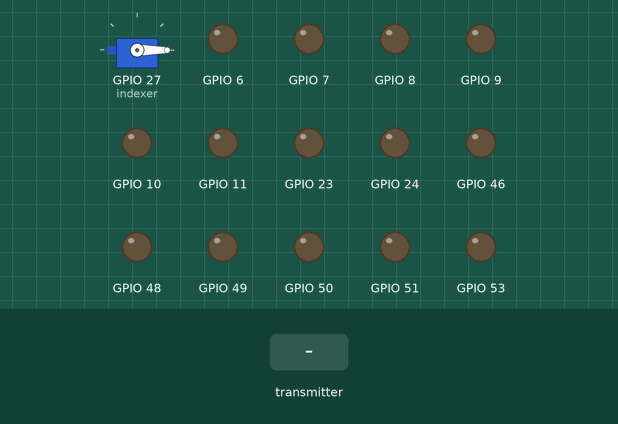
Bench run of a sketch on a simulated ESP32. Parts: servo, output pins drawn as LEDs (lit = HIGH). Inputs (shaded band) come from the test bench.

Above: at 1.2 s.
1.3 s: the transmitter starts sending readChannel.1 = 1000
At 2.5 s:
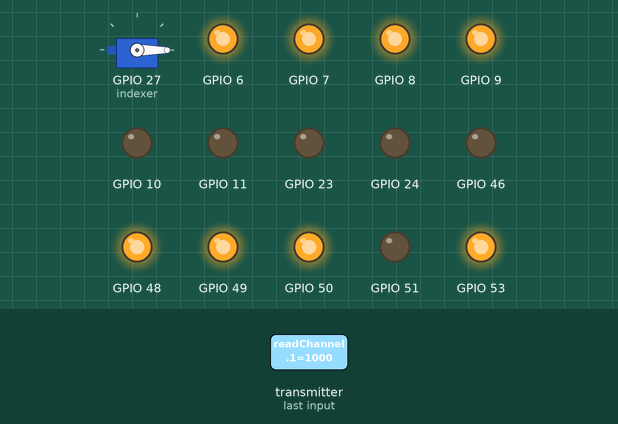
2.8 s: the transmitter starts sending readChannel.3 = 1000
At 3.8 s:
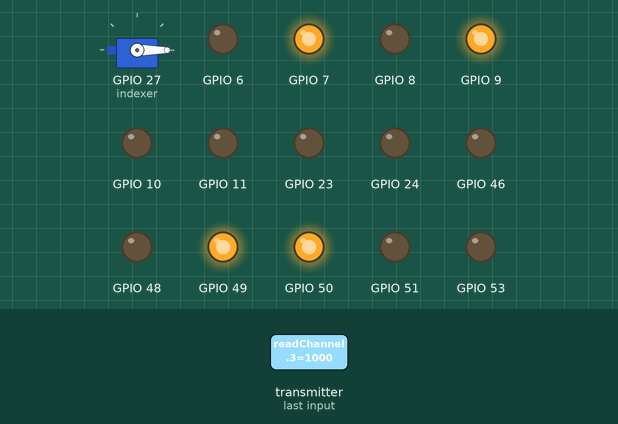
4.3 s: the transmitter starts sending readChannel.4 = 2000
At 5.0 s:
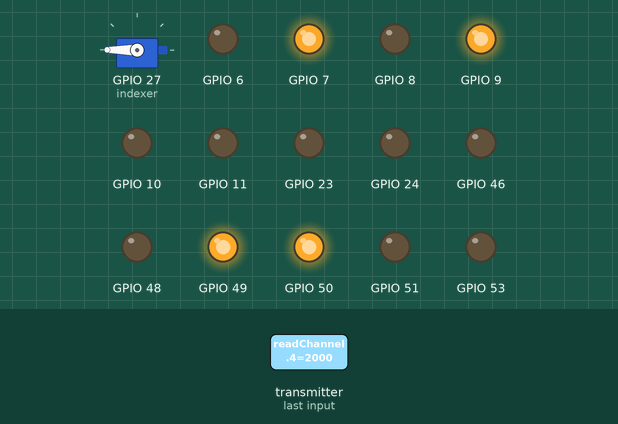
5.8 s: the transmitter starts sending readChannel.5 = 1000
At 6.1 s:
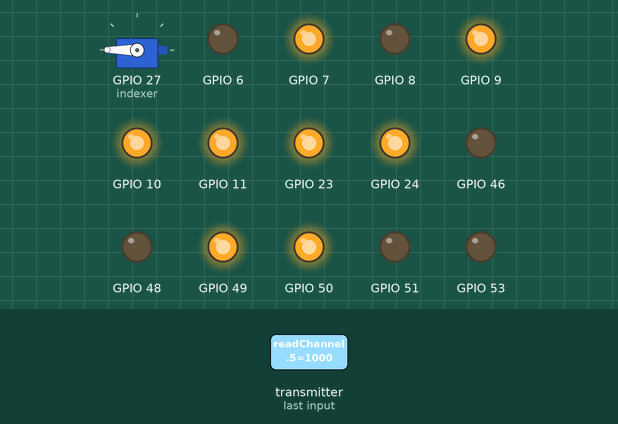
7.3 s: the transmitter starts sending readChannel.1 = 1250
At 8.4 s:
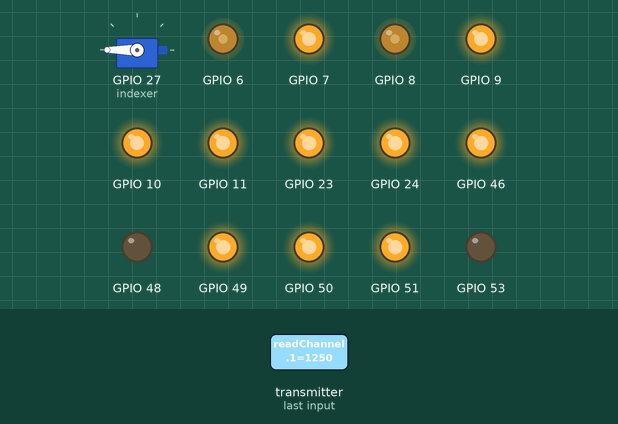
8.8 s: the transmitter starts sending readChannel.3 = 1500
At 9.6 s:
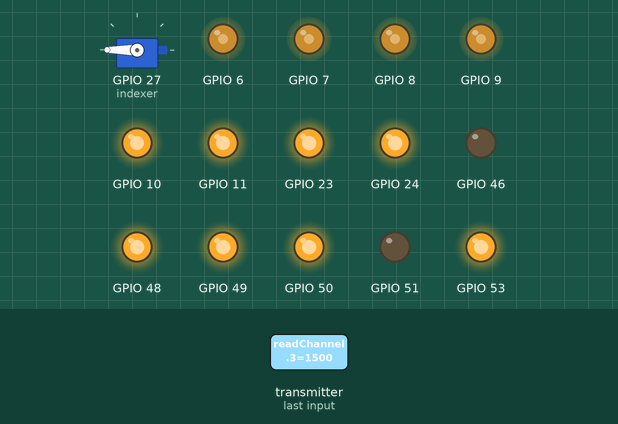
Timing chart, 0 to 11.3 s (numbered marks = the images above; inputs shaded):
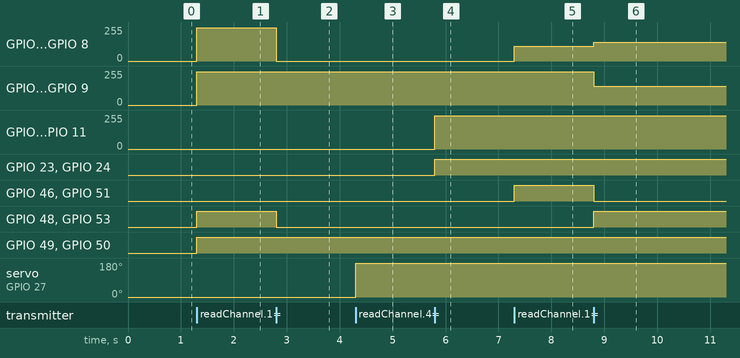

The sketch:

roboclash.ino
```cpp
#include <Servo.h>
#include <IBusBM.h>
#include "pins.h"

////////////////////////////////////////////MOTORS/////////////////////////////////////
class Motor {
  private:
    int PWM, FWD, BWD;
    bool reversed;
    int maxSpeed;

  public:
    Motor(int PWM, int FWD, int BWD, bool reversed, int maxSpeed){
      this->PWM = PWM;
      this->FWD = FWD;
      this->BWD = BWD;
      this->reversed = reversed;
      this->maxSpeed = maxSpeed;
    }

    void init(){
      pinMode(this->PWM,OUTPUT);
      pinMode(this->FWD,OUTPUT);
      pinMode(this->BWD,OUTPUT);
    }

    void move(int speed){
      if (speed >= this->maxSpeed) speed = this->maxSpeed;
      if (speed <= -this->maxSpeed) speed = -this->maxSpeed;
      analogWrite(this->PWM, abs(speed));
      if (this->reversed) {
        digitalWrite(this->FWD, speed < 0);
        digitalWrite(this->BWD, speed > 0);
      } else {
        digitalWrite(this->FWD, speed > 0);
        digitalWrite(this->BWD, speed < 0);
      }
    }
};

////////////////////////////////////////////CONTROLS/////////////////////////////////////
IBusBM ibusRc;
HardwareSerial& ibusRcSerial = Serial1;

void setup_ibus() {
  ibusRc.begin(ibusRcSerial);
}

int readChannel(int channelNumber) {
  return ibusRc.readChannel(channelNumber);
}

int readSwitch(int channelNumber) {
  int value = ibusRc.readChannel(channelNumber);
  if (value == 1000) return 1;
  else if (value == 2000) return 0;
  return -1; //refers to err
}

int controllerMap(int value, int maxSpeed) {
  if (value >= 1000 && value < 1450) {
    value = map(value,1000,1450,-maxSpeed,-50);
  } else if (value <= 2000 && value > 1550) {
    value = map(value,1550,2000,50,maxSpeed);
  } else {
    //assume stick is stationary
    value = 0;
  }
  return value;
}

////////////////////////////////////////////BASE LIB/////////////////////////////////////
int motorMaxSpeed = 250; //motor Max Speed
Motor FL (PWM_FL, FWD_FL, BWD_FL, false, motorMaxSpeed);
Motor FR (PWM_FR, FWD_FR, BWD_FR, true, motorMaxSpeed);
Motor BL (PWM_BL, FWD_BL, BWD_BL, true, motorMaxSpeed);
Motor BR (PWM_BR, FWD_BR, BWD_BR, true, motorMaxSpeed);
Motor Roller_L (PWM_ROLLER_L, FWD_ROLLER_L, BWD_ROLLER_L, false, motorMaxSpeed);
Motor Roller_R (PWM_ROLLER_R, FWD_ROLLER_R, BWD_ROLLER_R, true, motorMaxSpeed);

void setup_motors()
{
  FL.init();
  BL.init();
  FR.init();
  BR.init();
  Roller_R.init();
  Roller_L.init();
}

void powerBase(double l, double r) {
  FL.move(l);
  FR.move(r);
  BL.move(l);
  BR.move(r);
}

void roller(double power) {
  Roller_L.move(power);
  Roller_R.move(power);
}

////////////////////////////////////////////MAIN/////////////////////////////////////
Servo indexer;
bool state = false;

void setup() {
  Serial.begin(115200);
  setup_motors();
  setup_ibus();
  indexer.attach(27);
  indexer.write(180);
}

void loop() {
  //note Ibus Lib reads switches from 0 - 9. Thus offset.
  int y = controllerMap(readChannel(1),250);
  int x = controllerMap(readChannel(3),250);
  int servo = readSwitch(4);
  int auton = readSwitch(6);
  int intake_dir = readSwitch(7);
  int intake = readSwitch(5);
  bool rollerSwitch = readChannel(8) == 2000 ? true : false;

  if (auton == 0) {
    if (!state) {
      roller(-250);
      delay(1000);
      roller(0);
      powerBase(0,0);
      state = true;
    }

    //end auton
    FL.move(0);
    FR.move(0);
    BL.move(0);
    BR.move(0);
    roller(0);

  } else if (auton == 1) {
   //driver control
   FL.move(y+x);
   FR.move(y-x);
   BL.move(y+x);
   BR.move(y-x);

   if (intake == 1){
    if (intake_dir == 1) roller(250);
    else if (intake_dir == 0) roller(-180);
    else if (intake_dir == -1) roller(0);
   } else {
    roller(0);
   }

   if (servo) {
    indexer.write(0);
   } else {
    indexer.write(180);
   }

  }


  delay(2);
}
```

pins.h
```cpp
/** Robot's setup variables: Motor and sensor ports */
#ifndef _PINS_HPP_
#define _PINS_HPP_

//FL Motor
#define PWM_FL 9
#define FWD_FL 52
#define BWD_FL 50

//FR Motor
#define PWM_FR 8
#define FWD_FR 48
#define BWD_FR 46

//BR Motor
#define PWM_BR 6
#define FWD_BR 53
#define BWD_BR 51

//BL Motor
#define PWM_BL 7
#define FWD_BL 49
#define BWD_BL 47

//Roller Motor
#define PWM_ROLLER_L 10
#define FWD_ROLLER_L 23
#define BWD_ROLLER_L 25

#define PWM_ROLLER_R 11
#define FWD_ROLLER_R 22
#define BWD_ROLLER_R 24

#endif
```

Measured:
- after the input at 1.3 s, GPIO 6–9: 0/255 → 250/255 at once; GPIO 48–50, GPIO 53: LOW → HIGH at once
- after the input at 2.8 s, GPIO 6, GPIO 8: 250/255 → 0/255 at once; GPIO 48, GPIO 53: HIGH → LOW at once
- after the input at 4.3 s, servo on GPIO 27 (indexer): 0° → 180° at once
- after the input at 5.8 s, GPIO 10, GPIO 11: 0/255 → 250/255 at once; GPIO 23, GPIO 24: LOW → HIGH at once
- after the input at 7.3 s, GPIO 6, GPIO 8: 0/255 → 111/255 at once; GPIO 46, GPIO 51: LOW → HIGH at once
- after the input at 8.8 s, GPIO 6, GPIO 8: 111/255 → 139/255 at once; GPIO 7, GPIO 9: 250/255 → 139/255 at once; GPIO 46, GPIO 51: HIGH → LOW at once; GPIO 48, GPIO 53: LOW → HIGH at once
